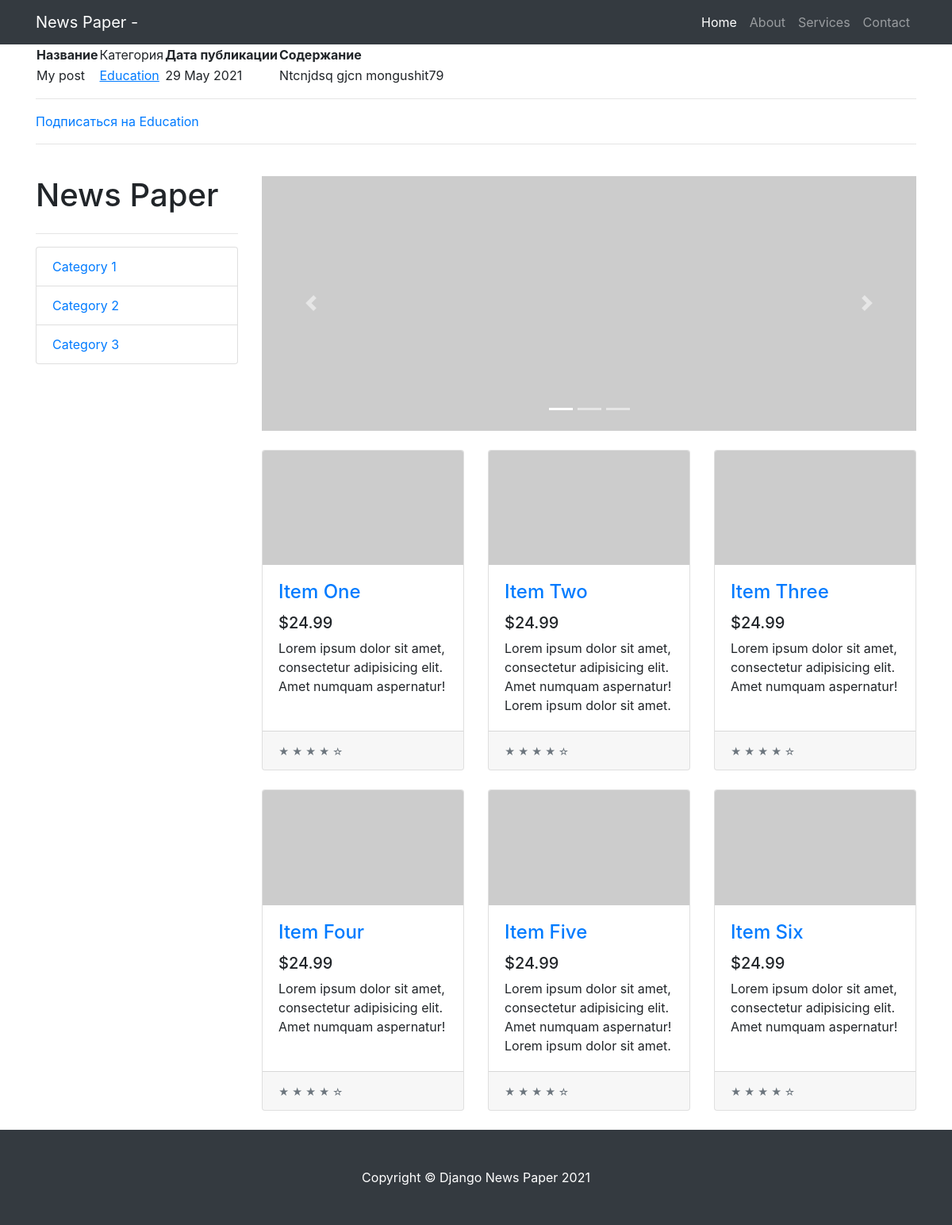
The app's page /news/2, older data.
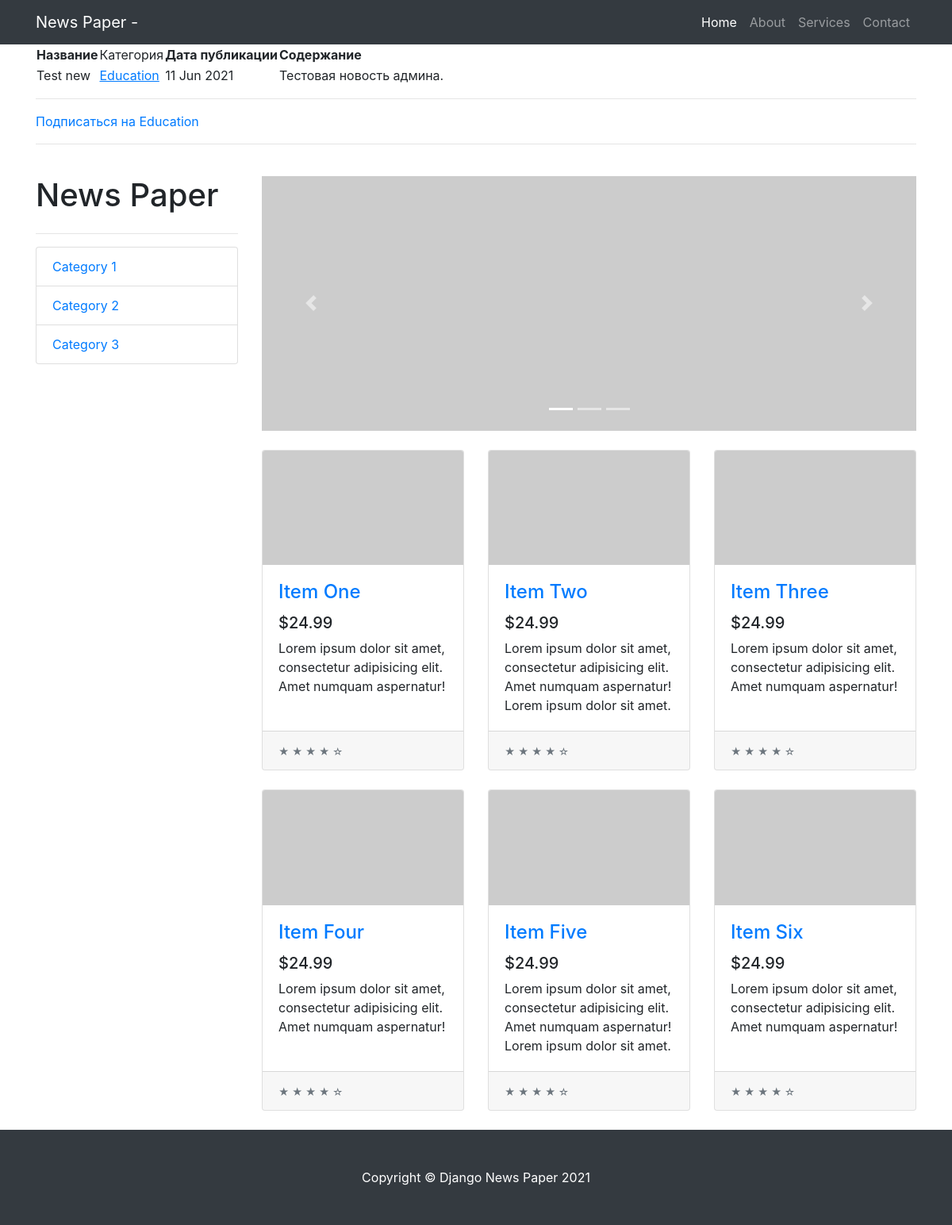
The same page, newer data.
### news/models.py (models this page shows, shortened)
class Post(models.Model):
    state = 'ST'
    new = 'NE'
    POSITIONS = [
        (state, 'Статья'),
        (new, 'Новость')
    ]
    position = models.CharField(max_length=2,
                                choices=POSITIONS,
                                default=state)
    post_date = models.DateTimeField(auto_now_add=True)
    post_name = models.CharField(max_length=250)
    content = models.TextField()
    rating_post = models.IntegerField(default=0)
    author = models.ForeignKey(Author, on_delete=models.CASCADE)
    category = models.ManyToManyField(Category, through='PostCategory')

### news/views.py (the view)
# urls.py: path('<int:pk>', PostDetailView.as_view(), name='post'),
class PostDetailView(DetailView):
    template_name = 'post.html'  # название шаблона будет post.html
    queryset = Post.objects.all()
    subscribe_to_category

### templates/post.html (shortened to what this page needs)
{% extends 'flatpages/default.html' %}
{% block content %}
  <table>
      <thead>
          <th>
              Название
          </th>
          <td>
              Категория
          </td>
          <th>
              Дата публикации
          </th>
          <th>
              Содержание
          </th>
      </thead>
      <tr>
          <td>
              {{ post.post_name }}
          </td>
          <td>
              {% for category in post.category.all %}
                  <a href=""><u>{{ category.name }}</u></a>
              {% endfor %}
          </td>
          <td>
              {{ post.post_date | date:'d M Y' }}
          </td>
          <td>
              {{ post.content }}
          </td>
      </tr>
  </table>
<hr>
    {% for category in post.category.all %}
        <a href="category/subscribe/?category={{ category.id }}"> Подписаться на {{ category.name }} </a>
    {% endfor %}
{% endblock content %}

Row changes from the older to the newer data that the page shows:
changed Post: post_name "My post" → "Test new"; post_date "29 May 2021" → "11 Jun 2021"; content "Ntcnjdsq gjcn mongushit79" → "Тестовая новость админа."
